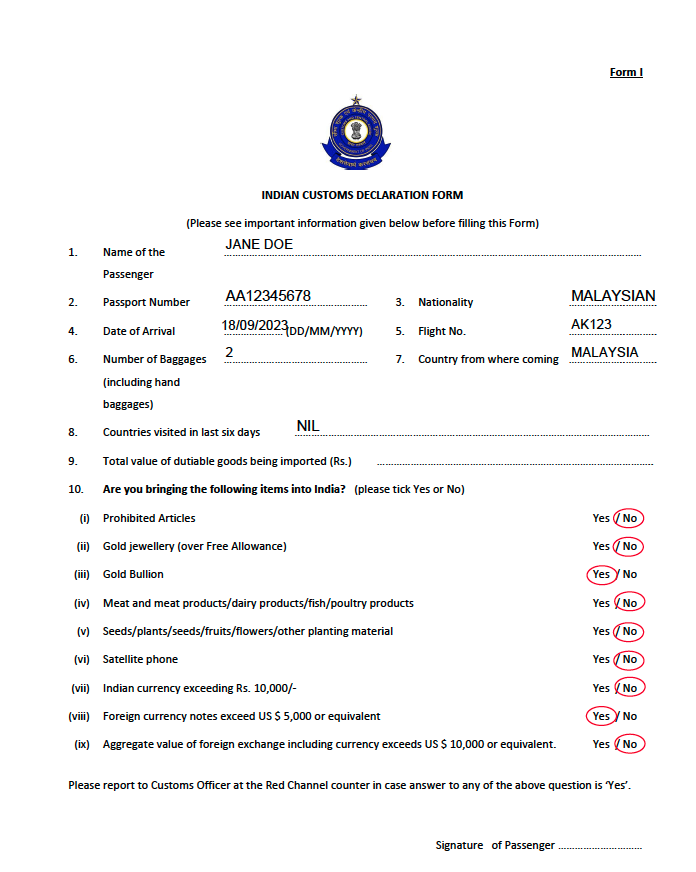
#> input picture dataset/custom_declaration_2.png, 696 x 872 px
$ python annotate.py
#> lines starting #> are read from the running program, lines starting #| are printed output that depends on the picture
import cv2
import random

scale = 0.5
circles = []
counter = 0
counter2 = 0
point1 = ()
point2 = ()
myPoints = []
myColor = []

def mousePoints(event, x, y, flags, params):
    global counter, point1, point2, counter2, circles, myColor
    if event == cv2.EVENT_LBUTTONDOWN:
        if counter == 0:
            point1 = (int(x // scale), int(y // scale))
            counter += 1
            myColor = (random.randint(0, 255), random.randint(0, 255), random.randint(0, 255))
        elif counter == 1:
            point2 = (int(x // scale), int(y // scale))
            entity_type = input('Enter entity type: ')
            entity_name = input('Enter entity name: ')
            myPoints.append([point1, point2, entity_type, entity_name])
            counter = 0
        circles.append([x, y, myColor])
        counter2 += 1

img = cv2.imread('dataset/custom_declaration_2.png')
#> img is the input picture: shape (872, 696, 3); mean B, G, R 246.5, 246.1, 246.3
img = cv2.resize(img, (0, 0), None, scale, scale)
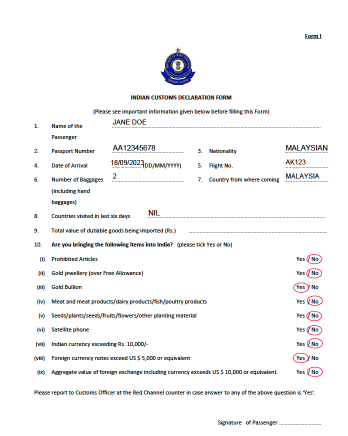
#> img: shape (436, 348, 3); mean B, G, R 246.5, 246.1, 246.3

while True:
    # Display points
    for x, y, color in circles:
        cv2.circle(img, (x, y), 3, color, cv2.FILLED)
    cv2.imshow("Original Image", img)
    cv2.setMouseCallback("Original Image", mousePoints)
    if cv2.waitKey(1) & 0xFF == ord('s'):
#> (key Esc is pressed here)
        print(myPoints)
        break

cv2.destroyAllWindows()

"""
ROI for custom_declaration_1.png
        [510, 42, 628, 68, 'text', 'date'],
        [512, 72, 626, 94, 'text', 'flight_number'],
        [188, 234, 336, 250, 'text', 'name'],
        [76, 346, 92, 360, 'box', 'no_goods'],
        [74, 382, 90, 400, 'box', 'goods'],
        [76, 444, 90, 460, 'box', 'tobacco'],
        [74, 464, 90, 480, 'box', 'alcohol'],
        [76, 496, 90, 514, 'box', 'medical'],
        [74, 518, 88, 532, 'box', 'others'],
        [308, 442, 458, 456, 'text', 'tobacco'],
        [310, 474, 458, 488, 'text', 'alcohol'],
        [308, 492, 458, 510, 'text', 'medical'],
        [310, 510, 458, 530, 'text', 'others'],
        [76, 594, 90, 612, 'box', 'no_goods'],
        [76, 628, 92, 642, 'box', 'goods'],
        [76, 692, 90, 708, 'box', 'tobacco'],
        [76, 712, 92, 730, 'box', 'alcohol'],
        [76, 744, 92, 760, 'box', 'medical'],
        [76, 766, 90, 780, 'box', 'others'],
        [312, 688, 458, 704, 'text', 'tobacco'],
        [308, 722, 458, 736, 'text', 'alcohol'],
        [310, 740, 458, 756, 'text', 'medical'],
        [310, 756, 460, 776, 'text', 'others']
"""
"""
ROI for custom_declaration_2.png
        [(220, 232), (638, 252), 'text', 'name'],
        [(218, 314), (288, 332), 'text', 'date'],
        [(568, 310), (654, 334), 'text', 'flight_number']
"""

$ run again, with dataset/custom_declaration_1.png copied over dataset/custom_declaration_2.png
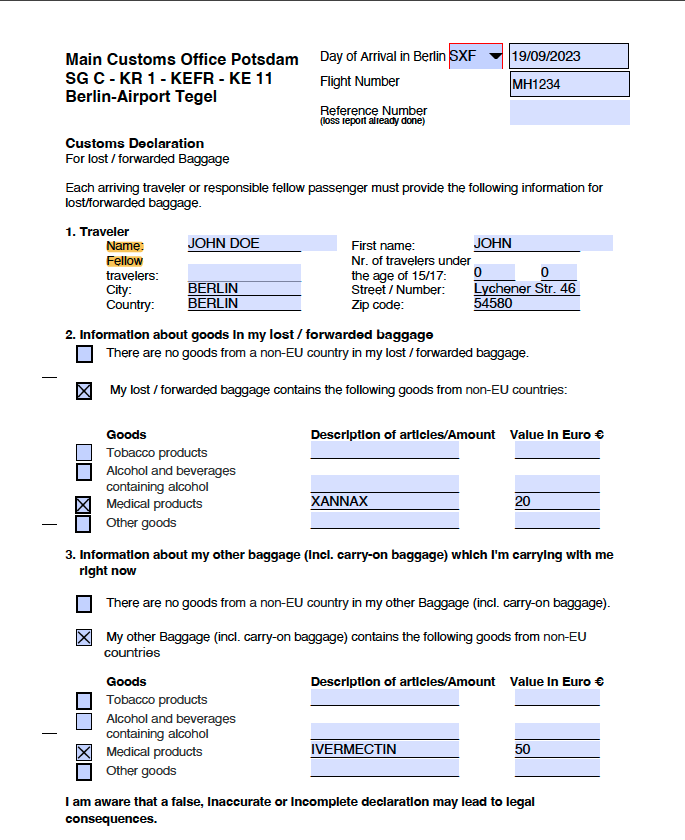
#> input picture dataset/custom_declaration_1.png, 685 x 840 px
#> img is the input picture: shape (840, 685, 3); mean B, G, R 239.7, 236.8, 235.8
#> `img = cv2.resize(img, (0, 0), None, scale, scale)`:
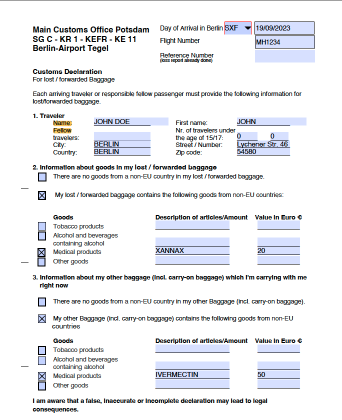
#> img: shape (420, 342, 3); mean B, G, R 239.7, 236.8, 235.8
